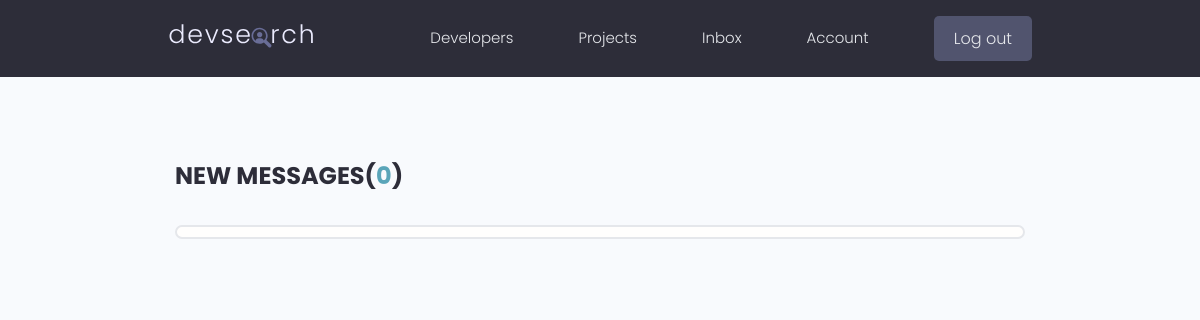
/inbox/ (signed in), run on an earlier commit of the app's database.
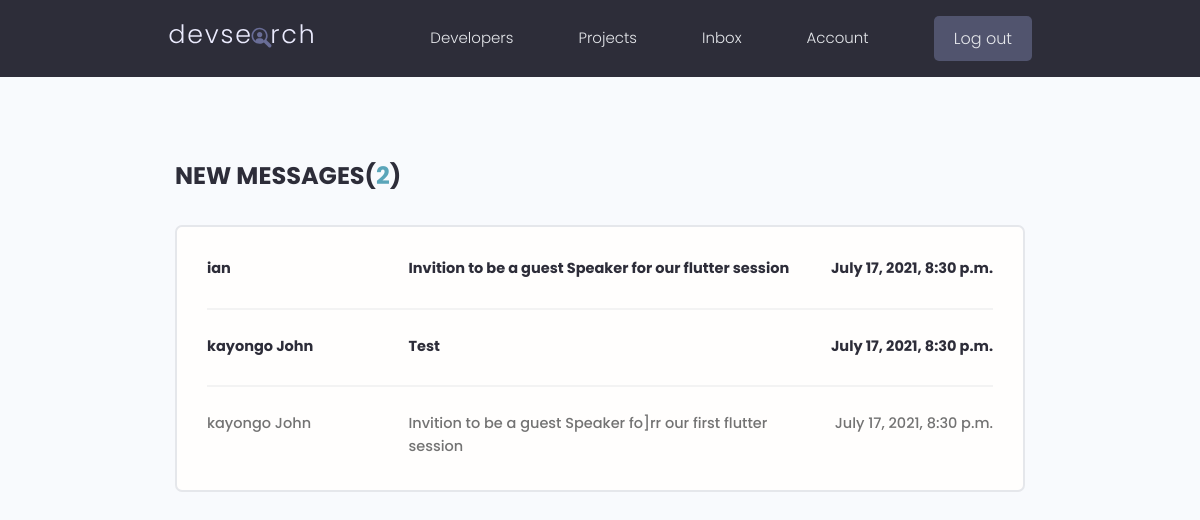
And on a later commit of the database.
### users/models.py (models this page shows, shortened)
class Message(models.Model):
    sender = models.ForeignKey(
        Profile, on_delete=models.SET_NULL, null=True, blank=True)
    recipient = models.ForeignKey(
        Profile, on_delete=models.SET_NULL,
        null=True, blank=True, related_name='messages'
    )
    name = models.CharField(max_length=200, null=True, blank=True)
    email = models.EmailField(max_length=300, null=True, blank=True)
    is_read = models.BooleanField(default=False, null=True)
    subject = models.CharField(max_length=200, null=True, blank=True)
    body = models.TextField()
    id = models.UUIDField(default=uuid.uuid4,
                          primary_key=True, unique=True, editable=False)
    created = models.DateTimeField(auto_now_add=True)
    class Meta:
        ordering = ['is_read', '-created']

### users/views.py (the view)
# urls.py: path('inbox/', views.inbox, name='inbox'),
@ login_required(login_url='login')
def inbox(request):
    profile = request.user.profile
    messageRequests = profile.messages.all()
    unreadCount = messageRequests.filter(is_read=False).count()
    context = {'messageRequests': messageRequests, 'unreadCount': unreadCount}
    return render(request, 'users/inbox.html', context)

### users/templates/users/inbox.html
{% extends 'main.html' %} {% load static %}{% block content %}
<main class="inbox my-xl">
    <div class="content-box">
        <h3 class="inbox__title">New Messages(<span>{{ unreadCount }}</span>)</h3>
        <ul class="messages">
            {% for message in messageRequests %}
            {% if message.is_read == False %}
                <li class="message message--unread">
            {% else %}
                 <li class="message ">
            {% endif %}
                    <a href="message.html">
                        <span class="message__author">{{ message.name|slice:"12" }}</span>
                        <span class="message__subject">{{ message.subject }}</span>
                        <span class="message__date">{{ message.created }}</span>
                    </a>
                </li>
            {% endfor %}
        </ul>
    </div>
</main>
{% endblock content %}

What changed in the data, as far as the page shows it:
added Message: name "ian", subject "Invition to be a guest Speaker for our flutter session", created "July 17, 2021, 8:30 p.m."
added Message: name "kayongo John", subject "Test", created "July 17, 2021, 8:30 p.m."
added Message: name "kayongo John", subject "Invition to be a guest Speaker fo]rr our first flutter session", created "July 17, 2021, 8:30 p.m."
Also different on the page:
{{ unreadCount }}: "0" → "2"
